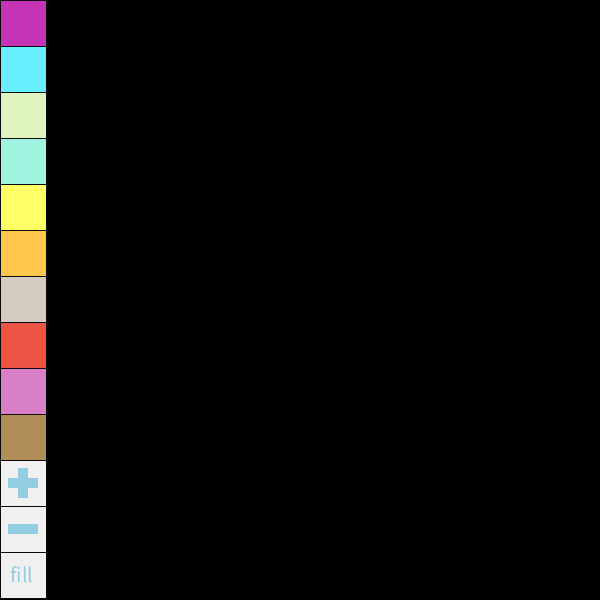
Frame 1 (no input)
Frame 60 (the mouse pressed at the canvas centre just before this capture): identical to frame 1, image omitted
Frame 120 (the mouse held since frame 60 and released just before this capture): identical to frame 1, image omitted

The Processing sketch that drew this single still picture (run headless with seeded random() and noise(); from frame 60 on, the mouse is pressed at the canvas centre):

// Processing sketch: paint_application
// ── paint_application.pde
int r = 255;
int g = 100;
int b = 100;
int brushSize = 20;
int rectSize = 46; 
boolean fillSelected = false;

int [] purple={196,53,181}; 
int [] blue = {103,238,255};
int [] lightgreen = {223,243,191};
int [] palegreen = {159,243,223};
int [] yellow = {255,255,102};
int [] orange = {1255,198,76};
int [] silver = {213,204,193};
int [] red = {238,84,68};
int [] pink = {216,127,200};
int [] brown = {177,141,87};
int [] white = {240,240,240};

int[][] colors = { purple,blue,lightgreen,palegreen,yellow,orange,silver,red,pink,brown,white,white,white}; 

void setup(){
  size(600,600); 
  background(0);
}
 
void draw(){
  stroke(10);
  for (int i=0; i < 13 ; i++){
    fill(colors[i][0],colors[i][1],colors[i][2]); 
    rect(0, i*rectSize, rectSize, rectSize);
  }

  fill(147,205,225);
  noStroke();
  rect(8,(10*rectSize)+18,30,10);
  rect(18,(10*rectSize)+8,10,30);
  rect(8,(11*rectSize)+18,30,10);
  textSize(22);
  text("fill",10, (12*rectSize)+30 );
  fill(r,g,b); 
}

void keyPressed(){
  if (key == 'b' || key == 'B')
    brushSize = brushSize + 10;
}

void mouseClicked(){
  noStroke();
  fill(r,g,b);
  ellipse(mouseX,mouseY,brushSize,brushSize);
  checkColor();
}

void mouseDragged(){
  if(mouseX>rectSize+1){
    noStroke();
    fill(r,g,b);
    ellipse(mouseX,mouseY,brushSize,brushSize);
  }
}

void checkColor()  {
  if(mouseX<rectSize){
    if(mouseY < 10*rectSize){
      int colorindex = mouseY/rectSize;
      r = colors[colorindex][0];
      g = colors[colorindex][1];
      b = colors[colorindex][2];
    }
    else if(mouseY<11*rectSize){
      brushSize = brushSize + 10;
    }
    else if(mouseY<12*rectSize){
      if(brushSize > 10)
        brushSize = brushSize - 10;
    }
    else if(mouseY<13*rectSize){
      fillSelected = true; 
    }
  }
  else if (fillSelected){
    fillSelected = false;
    background (r,g,b);
  }
}
